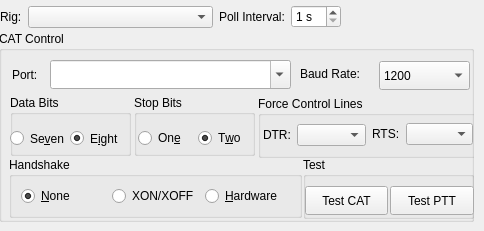
   <widget class="QWidget" name="radio_tab">
    <attribute name="title">
     <string>&amp;Radio Comm</string>
    </attribute>
    <attribute name="toolTip">
     <string>Radio interface configuration settings.</string>
    </attribute>
    <widget class="QGroupBox" name="CAT_control_group_box">
     <property name="geometry">
      <rect>
       <x>-1</x>
       <y>31</y>
       <width>475</width>
       <height>191</height>
      </rect>
     </property>
     <property name="sizePolicy">
      <sizepolicy hsizetype="Preferred" vsizetype="Preferred">
       <horstretch>0</horstretch>
       <verstretch>0</verstretch>
      </sizepolicy>
     </property>
     <property name="toolTip">
      <string>Settings that control your CAT interface.</string>
     </property>
     <property name="title">
      <string>CAT Control</string>
     </property>
     <widget class="QGroupBox" name="CAT_data_bits_group_box">
      <property name="geometry">
       <rect>
        <x>11</x>
        <y>64</y>
        <width>121</width>
        <height>61</height>
       </rect>
      </property>
      <property name="toolTip">
       <string>&lt;html&gt;&lt;head/&gt;&lt;body&gt;&lt;p&gt;Number of data bits used to communicate with your radio's CAT interface (usually eight).&lt;/p&gt;&lt;/body&gt;&lt;/html&gt;</string>
      </property>
      <property name="title">
       <string>Data Bits</string>
      </property>
      <widget class="QRadioButton" name="CAT_7_bit_radio_button">
       <property name="geometry">
        <rect>
         <x>0</x>
         <y>30</y>
         <width>68</width>
         <height>27</height>
        </rect>
       </property>
       <property name="text">
        <string>Se&amp;ven</string>
       </property>
       <attribute name="buttonGroup">
        <string notr="true">CAT_data_bits_button_group</string>
       </attribute>
      </widget>
      <widget class="QRadioButton" name="CAT_8_bit_radio_button">
       <property name="geometry">
        <rect>
         <x>60</x>
         <y>30</y>
         <width>61</width>
         <height>27</height>
        </rect>
       </property>
       <property name="text">
        <string>E&amp;ight</string>
       </property>
       <property name="checked">
        <bool>true</bool>
       </property>
       <attribute name="buttonGroup">
        <string notr="true">CAT_data_bits_button_group</string>
       </attribute>
      </widget>
     </widget>
     <widget class="QGroupBox" name="CAT_stop_bits_group_box">
      <property name="geometry">
       <rect>
        <x>135</x>
        <y>64</y>
        <width>121</width>
        <height>61</height>
       </rect>
      </property>
      <property name="toolTip">
       <string>&lt;html&gt;&lt;head/&gt;&lt;body&gt;&lt;p&gt;Number of stop bits used when communicating with your radio's CAT interface&lt;/p&gt;&lt;p&gt;(consult you radio's manual for details).&lt;/p&gt;&lt;/body&gt;&lt;/html&gt;</string>
      </property>
      <property name="title">
       <string>Stop Bits</string>
      </property>
      <widget class="QRadioButton" name="CAT_one_stop_bit_radio_button">
       <property name="geometry">
        <rect>
         <x>4</x>
         <y>30</y>
         <width>61</width>
         <height>26</height>
        </rect>
       </property>
       <property name="text">
        <string>On&amp;e</string>
       </property>
       <attribute name="buttonGroup">
        <string notr="true">CAT_stop_bits_button_group</string>
       </attribute>
      </widget>
      <widget class="QRadioButton" name="CAT_two_stop_bit_radio_button">
       <property name="geometry">
        <rect>
         <x>64</x>
         <y>30</y>
         <width>51</width>
         <height>26</height>
        </rect>
       </property>
       <property name="text">
        <string>T&amp;wo</string>
       </property>
       <property name="checked">
        <bool>true</bool>
       </property>
       <attribute name="buttonGroup">
        <string notr="true">CAT_stop_bits_button_group</string>
       </attribute>
      </widget>
     </widget>
     <widget class="QGroupBox" name="CAT_control_lines_group_box">
      <property name="geometry">
       <rect>
        <x>259</x>
        <y>65</y>
        <width>219</width>
        <height>62</height>
       </rect>
      </property>
      <property name="toolTip">
       <string>Special control of CAT port control lines.</string>
      </property>
      <property name="title">
       <string>Force Control Lines</string>
      </property>
      <property name="checked">
       <bool>false</bool>
      </property>
      <widget class="QWidget" name="layoutWidget7">
       <property name="geometry">
        <rect>
         <x>5</x>
         <y>28</y>
         <width>103</width>
         <height>31</height>
        </rect>
       </property>
       <layout class="QFormLayout" name="formLayout_8">
        <item row="0" column="0">
         <widget class="QLabel" name="force_DTR_label">
          <property name="text">
           <string>DTR:</string>
          </property>
          <property name="buddy">
           <cstring>force_DTR_combo_box</cstring>
          </property>
         </widget>
        </item>
        <item row="0" column="1">
         <widget class="QComboBox" name="force_DTR_combo_box">
          <item>
           <property name="text">
            <string/>
           </property>
          </item>
          <item>
           <property name="text">
            <string>High</string>
           </property>
          </item>
          <item>
           <property name="text">
            <string>Low</string>
           </property>
          </item>
         </widget>
        </item>
       </layout>
      </widget>
      <widget class="QWidget" name="layoutWidget8">
       <property name="geometry">
        <rect>
         <x>114</x>
         <y>27</y>
         <width>101</width>
         <height>31</height>
        </rect>
       </property>
       <layout class="QFormLayout" name="formLayout_9">
        <item row="0" column="0">
         <widget class="QLabel" name="force_RTS_label">
          <property name="text">
           <string>RTS:</string>
          </property>
          <property name="buddy">
           <cstring>force_RTS_combo_box</cstring>
          </property>
         </widget>
        </item>
        <item row="0" column="1">
         <widget class="QComboBox" name="force_RTS_combo_box">
          <item>
           <property name="text">
            <string/>
           </property>
          </item>
          <item>
           <property name="text">
            <string>High</string>
           </property>
          </item>
          <item>
           <property name="text">
            <string>Low</string>
           </property>
          </item>
         </widget>
        </item>
       </layout>
      </widget>
     </widget>
     <widget class="QGroupBox" name="CAT_handshake_group_box">
      <property name="geometry">
       <rect>
        <x>10</x>
        <y>126</y>
        <width>293</width>
        <height>61</height>
       </rect>
      </property>
      <property name="toolTip">
       <string>&lt;html&gt;&lt;head/&gt;&lt;body&gt;&lt;p&gt;Flow control protocol used between this computer and your radio's CAT interface (usually &amp;quot;None&amp;quot; but some require &amp;quot;Hardware&amp;quot;).&lt;/p&gt;&lt;/body&gt;&lt;/html&gt;</string>
      </property>
      <property name="title">
       <string>Handshake</string>
      </property>
      <layout class="QGridLayout" name="gridLayout_11">
       <item row="0" column="0">
        <widget class="QRadioButton" name="CAT_handshake_none_radio_button">
         <property name="text">
          <string>&amp;None</string>
         </property>
         <property name="checked">
          <bool>true</bool>
         </property>
         <attribute name="buttonGroup">
          <string notr="true">CAT_handshake_button_group</string>
         </attribute>
        </widget>
       </item>
       <item row="0" column="1">
        <widget class="QRadioButton" name="CAT_handshake_xon_radio_button">
         <property name="toolTip">
          <string>Software flow control (very rare on CAT interfaces).</string>
         </property>
         <property name="text">
          <string>XON/XOFF</string>
         </property>
         <attribute name="buttonGroup">
          <string notr="true">CAT_handshake_button_group</string>
         </attribute>
        </widget>
       </item>
       <item row="0" column="2">
        <widget class="QRadioButton" name="CAT_handshake_hardware_radio_button">
         <property name="toolTip">
          <string>Flow control using the RTS and CTS RS-232 control lines
not often used but some radios have it as an option and 
a few, particularly some Kenwood rigs, require it).</string>
         </property>
         <property name="text">
          <string>&amp;Hardware</string>
         </property>
         <attribute name="buttonGroup">
          <string notr="true">CAT_handshake_button_group</string>
         </attribute>
        </widget>
       </item>
      </layout>
     </widget>
     <widget class="QLabel" name="CAT_port_label">
      <property name="geometry">
       <rect>
        <x>13</x>
        <y>33</y>
        <width>32</width>
        <height>21</height>
       </rect>
      </property>
      <property name="text">
       <string>Port:</string>
      </property>
      <property name="buddy">
       <cstring>CAT_port_combo_box</cstring>
      </property>
     </widget>
     <widget class="QComboBox" name="CAT_port_combo_box">
      <property name="geometry">
       <rect>
        <x>51</x>
        <y>29</y>
        <width>241</width>
        <height>29</height>
       </rect>
      </property>
      <property name="sizePolicy">
       <sizepolicy hsizetype="MinimumExpanding" vsizetype="Fixed">
        <horstretch>1</horstretch>
        <verstretch>0</verstretch>
       </sizepolicy>
      </property>
      <property name="toolTip">
       <string>Serial port used for CAT control.</string>
      </property>
      <property name="editable">
       <bool>true</bool>
      </property>
      <property name="currentText">
       <string/>
      </property>
      <property name="insertPolicy">
       <enum>QComboBox::NoInsert</enum>
      </property>
     </widget>
     <widget class="QLabel" name="CAT_baud_label">
      <property name="geometry">
       <rect>
        <x>301</x>
        <y>32</y>
        <width>77</width>
        <height>21</height>
       </rect>
      </property>
      <property name="text">
       <string>Baud Rate:</string>
      </property>
      <property name="buddy">
       <cstring>CAT_serial_baud_combo_box</cstring>
      </property>
     </widget>
     <widget class="QComboBox" name="CAT_serial_baud_combo_box">
      <property name="geometry">
       <rect>
        <x>380</x>
        <y>30</y>
        <width>91</width>
        <height>29</height>
       </rect>
      </property>
      <property name="sizePolicy">
       <sizepolicy hsizetype="MinimumExpanding" vsizetype="Fixed">
        <horstretch>0</horstretch>
        <verstretch>0</verstretch>
       </sizepolicy>
      </property>
      <property name="toolTip">
       <string>Serial port data rate which must match the setting of your radio.</string>
      </property>
      <property name="currentIndex">
       <number>0</number>
      </property>
      <item>
       <property name="text">
        <string>1200</string>
       </property>
      </item>
      <item>
       <property name="text">
        <string>2400</string>
       </property>
      </item>
      <item>
       <property name="text">
        <string>4800</string>
       </property>
      </item>
      <item>
       <property name="text">
        <string>9600</string>
       </property>
      </item>
      <item>
       <property name="text">
        <string>19200</string>
       </property>
      </item>
      <item>
       <property name="text">
        <string>38400</string>
       </property>
      </item>
      <item>
       <property name="text">
        <string>57600</string>
       </property>
      </item>
      <item>
       <property name="text">
        <string>115200</string>
       </property>
      </item>
     </widget>
     <widget class="QGroupBox" name="CAT_serial_port_parameters_group_box">
      <property name="geometry">
       <rect>
        <x>304</x>
        <y>126</y>
        <width>171</width>
        <height>62</height>
       </rect>
      </property>
      <property name="title">
       <string>Test</string>
      </property>
      <widget class="QPushButton" name="test_CAT_push_button">
       <property name="geometry">
        <rect>
         <x>2</x>
         <y>29</y>
         <width>83</width>
         <height>29</height>
        </rect>
       </property>
       <property name="toolTip">
        <string>&lt;html&gt;&lt;head/&gt;&lt;body&gt;&lt;p&gt;Attempt to connect to the radio with these settings.&lt;/p&gt;&lt;p&gt;The button will turn green if the connection is successful or red if there is a problem.&lt;/p&gt;&lt;/body&gt;&lt;/html&gt;</string>
       </property>
       <property name="text">
        <string>Test CAT</string>
       </property>
      </widget>
      <widget class="QPushButton" name="test_PTT_push_button">
       <property name="geometry">
        <rect>
         <x>87</x>
         <y>29</y>
         <width>84</width>
         <height>29</height>
        </rect>
       </property>
       <property name="toolTip">
        <string>Attempt to activate the transmitter.
Click again to deactivate. Normally no power should be
output since there is no audio being generated at this time.
Check that any Tx indication on your radio and/or your
radio interface behave as expected.</string>
       </property>
       <property name="styleSheet">
        <string notr="true">QPushButton:checked {
	background-color: red;
	border-style	: outset;
	border-width: 1px;
	border-radius: 5px;
	border-color: black;
	min-width: 5em;
	padding: 3px;
}</string>
       </property>
       <property name="text">
        <string>Test PTT</string>
       </property>
       <property name="checkable">
        <bool>true</bool>
       </property>
      </widget>
     </widget>
    </widget>
    <widget class="QWidget" name="layoutWidget9">
     <property name="geometry">
      <rect>
       <x>0</x>
       <y>1</y>
       <width>341</width>
       <height>32</height>
      </rect>
     </property>
     <layout class="QHBoxLayout" name="horizontalLayout_7">
      <item>
       <widget class="QLabel" name="rig_label">
        <property name="text">
         <string>Rig:</string>
        </property>
        <property name="buddy">
         <cstring>rig_combo_box</cstring>
        </property>
       </widget>
      </item>
      <item>
       <widget class="QComboBox" name="rig_combo_box">
        <property name="sizePolicy">
         <sizepolicy hsizetype="Preferred" vsizetype="Fixed">
          <horstretch>1</horstretch>
          <verstretch>0</verstretch>
         </sizepolicy>
        </property>
       </widget>
      </item>
      <item>
       <widget class="QLabel" name="CAT_poll_interval_label">
        <property name="text">
         <string>Poll Interval:</string>
        </property>
        <property name="buddy">
         <cstring>CAT_poll_interval_spin_box</cstring>
        </property>
       </widget>
      </item>
      <item>
       <widget class="QSpinBox" name="CAT_poll_interval_spin_box">
        <property name="toolTip">
         <string>&lt;html&gt;&lt;head/&gt;&lt;body&gt;&lt;p&gt;Interval to poll rig for status. Longer intervals will mean that changes to the rig will take longer to be detected.&lt;/p&gt;&lt;/body&gt;&lt;/html&gt;</string>
        </property>
        <property name="suffix">
         <string> s</string>
        </property>
        <property name="minimum">
         <number>1</number>
        </property>
       </widget>
      </item>
     </layout>
    </widget>
   </widget>
